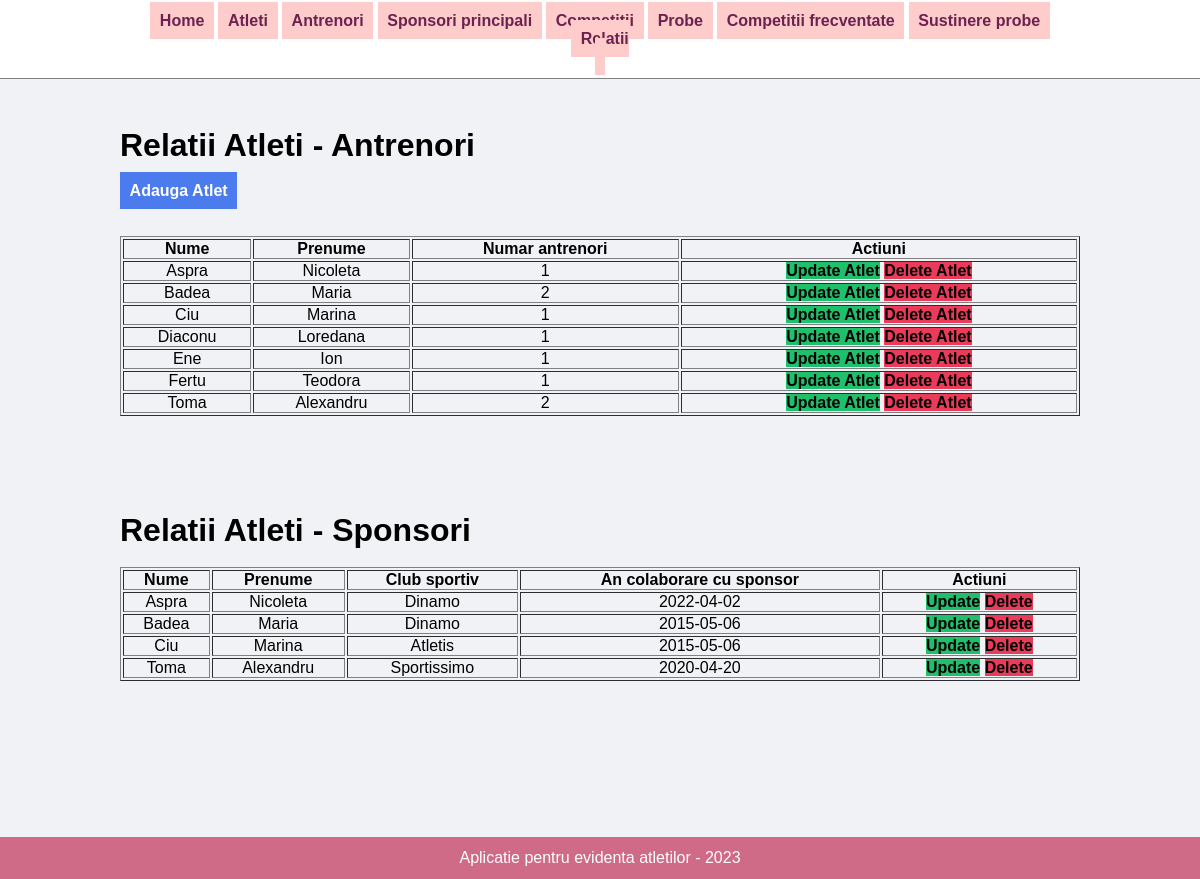
The page /interogari_simple.php on the database its author committed.
### tables this page shows
CREATE TABLE `antrenori` (
  `AntrenorID` int(20) NOT NULL,
  `AtletID` int(20) NOT NULL,
  `Nume` varchar(50) NOT NULL,
  `Prenume` varchar(50) NOT NULL,
  `CNP` char(13) NOT NULL,
  `Data_colaborare` date NOT NULL,
  `Telefon` varchar(20) DEFAULT NULL,
  `Strada` varchar(50) NOT NULL,
  `Numar` int(20) DEFAULT NULL,
  `Oras` varchar(50) NOT NULL,
  `Judet` varchar(50) NOT NULL,
  `Email` varchar(50) NOT NULL,
  `Sex` char(1) DEFAULT 'M'
);

CREATE TABLE `atleti` (
  `AtletID` int(20) NOT NULL,
  `ProbaID` int(20) NOT NULL,
  `SponsorID` int(20) NOT NULL,
  `Nume` varchar(50) NOT NULL,
  `Prenume` varchar(50) NOT NULL,
  `CNP` char(13) NOT NULL,
  `Data_nasterii` date NOT NULL,
  `Email` varchar(50) NOT NULL,
  `Telefon` varchar(20) DEFAULT NULL,
  `Strada` varchar(50) NOT NULL,
  `Numar` int(10) NOT NULL,
  `Oras` varchar(50) NOT NULL,
  `Judet` varchar(50) NOT NULL,
  `Club_sportiv` varchar(50) NOT NULL,
  `Sex` char(1) DEFAULT 'M'
);

CREATE TABLE `sponsori_principali` (
  `SponsorID` int(20) NOT NULL,
  `Cod_sponsor` char(3) NOT NULL,
  `Denumire` varchar(50) NOT NULL,
  `An_colaborare` date NOT NULL,
  `Telefon` varchar(12) NOT NULL,
  `Email` varchar(50) NOT NULL
);

### interogari_simple.php (the view, shortened to what this page needs)
<?php include('partials/meniu.php'); ?>
<div class="main-content">
    <div class="wrapper">
       <h1>Relatii Atleti - Antrenori</h1>
       <br />
<a href="insert_atleti.php" class="btn-primary">Adauga Atlet</a>
<br /> <br /> <br />
<?php
$query = "SELECT A.AtletID, AN.AntrenorID, A.Nume, A.Prenume, COUNT(A.AtletID) AS NrAntrenori
          FROM Atleti A INNER JOIN Antrenori AN ON A.AtletID = AN.AtletID
          GROUP BY A.Nume, A.Prenume";
$result = mysqli_query($connection, $query);
$atleti = [];
while($row = $result->fetch_assoc()) {
    $atleti[] = $row;
}
?>
    <table class="tbl-full", border = "1">
      <tr>
        <th>Nume</th>
        <th>Prenume</th>
        <th>Numar antrenori</th>
        <th>Actiuni</th>
     </tr>
<?php foreach ($atleti as $atlet):?>
    <tr data-id="<?php echo $atlet['AtletID']; ?>">
        <td><?php echo $atlet['Nume']; ?></td>
        <td><?php echo $atlet['Prenume']; ?></td>
        <td><?php echo $atlet['NrAntrenori']; ?></td>
    <td>
    <a href="<?php echo 'http://localhost/sport/'; ?>admin/update_atleti.php?id=<?php echo $atlet['AtletID']; ?>" class="btn-secondary">Update Atlet</a>
    <a href="<?php echo 'http://localhost/sport/'; ?>admin/delete_atleti.php?id=<?php echo $atlet['AtletID']; ?>" class="btn-danger">Delete Atlet</a>
</td>
</tr>
<?php endforeach; ?>
</table>
</div>
</div>
<div class="main-content">
    <div class="wrapper">
       <h1>Relatii Atleti - Sponsori</h1>
       <br />
<?php
$query = "SELECT A.AtletID, A.Nume, A.Prenume, A.Club_sportiv, S.An_colaborare
          FROM Atleti A INNER JOIN Sponsori_principali S ON (A.SponsorID = S.SponsorID)
          WHERE S.An_colaborare > '2014-01-01'
          GROUP BY A.Nume, A.Prenume, A.Club_sportiv, S.An_colaborare";
$result = mysqli_query($connection, $query);
$atleti = [];
while($row = $result->fetch_assoc()) {
    $atleti[] = $row;
}
?>
    <table class="tbl-full", border = "1">
      <tr>
        <th>Nume</th>
        <th>Prenume</th>
        <th>Club sportiv</th>
        <th>An colaborare cu sponsor</th>
        <th>Actiuni</th>
     </tr>
<?php foreach ($atleti as $atlet):?>
    <tr data-id="<?php echo $atlet['AtletID']; ?>">
        <td><?php echo $atlet['Nume']; ?></td>
        <td><?php echo $atlet['Prenume']; ?></td>
        <td><?php echo $atlet['Club_sportiv']; ?></td>
        <td><?php echo $atlet['An_colaborare']; ?></td>
    <td>
    <a href="<?php echo 'http://localhost/sport/'; ?>admin/index.php?id=<?php echo $atlet['AtletID']; ?>" class="btn-secondary">Update</a>
    <a href="<?php echo 'http://localhost/sport/'; ?>admin/meniu.php?id=<?php echo $atlet['AtletID']; ?>" class="btn-danger">Delete</a>
</td>
</tr>
<?php endforeach; ?>
</table>
<br /> <br /> <br />
<br /> <br /> <br />
</div>
</div>
<?php include('partials/footer.php'); ?>

### admin.css (style rules this page uses)
* { margin: 0; padding: 0; font-family:Verdana, Geneva, Tahoma, sans-serif; }
.wrapper { padding: 1%; width: 80%; margin: 0 auto; }
.tbl-full { width: 100%; text-align: center; }
.btn-primary { background-color: #4b7bec; padding: 1%; color: white; text-decoration: none; font-weight: bold; }
.btn-secondary { background-color: #20bf6b; color: black; text-decoration: none; font-weight: bold; }
.btn-danger { background-color: #eb3b5a; color: black; text-decoration: none; font-weight: bold; }
.main-content { background-color: #f1f2f6; padding: 3% 0; }

### rows shown on the page
antrenori: AtletID.Nume "Aspra", AtletID.Prenume "Nicoleta", NrAntrenori "1"
antrenori: AtletID.Nume "Badea", AtletID.Prenume "Maria", NrAntrenori "2"
antrenori: AtletID.Nume "Ciu", AtletID.Prenume "Marina", NrAntrenori "1"
antrenori: AtletID.Nume "Diaconu", AtletID.Prenume "Loredana", NrAntrenori "1"
antrenori: AtletID.Nume "Ene", AtletID.Prenume "Ion", NrAntrenori "1"
antrenori: AtletID.Nume "Fertu", AtletID.Prenume "Teodora", NrAntrenori "1"
antrenori: AtletID.Nume "Toma", AtletID.Prenume "Alexandru", NrAntrenori "2"
atleti: Nume "Aspra", Prenume "Nicoleta", Club_sportiv "Dinamo", SponsorID.An_colaborare "2022-04-02"
atleti: Nume "Badea", Prenume "Maria", Club_sportiv "Dinamo", SponsorID.An_colaborare "2015-05-06"
atleti: Nume "Ciu", Prenume "Marina", Club_sportiv "Atletis", SponsorID.An_colaborare "2015-05-06"
atleti: Nume "Toma", Prenume "Alexandru", Club_sportiv "Sportissimo", SponsorID.An_colaborare "2020-04-20"
